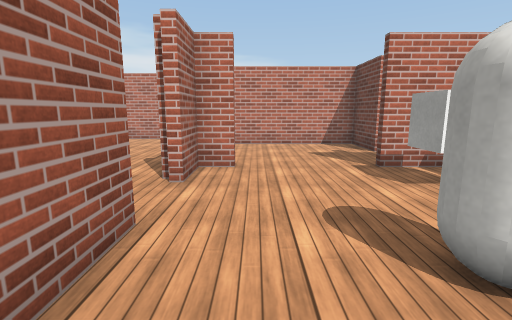
[1] (above)

24 first-person views from a walk through a Unity game level. The camera is 1.3 m above the floor, tilts 10° down and sees 85° across. The floor is counted in squares, 1 m on a side. Each view is taken from the middle of a square. On the plan, view 1 faces up. The plan holds only what a view shows up to about 13 squares ahead; the rest is blank. The place goes on beyond the plan. Surface patterns are stand-ins for the level's own textures.

[2]
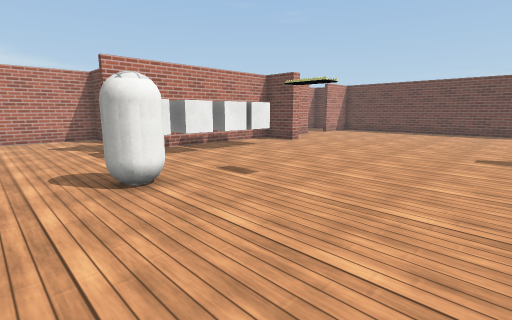

[3]
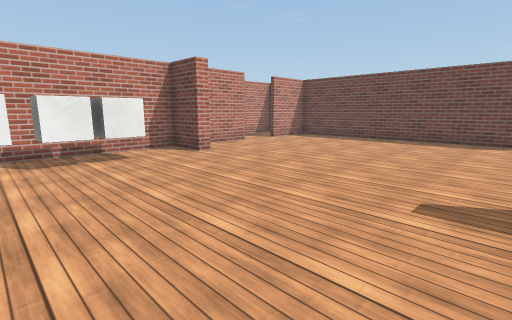

[4]
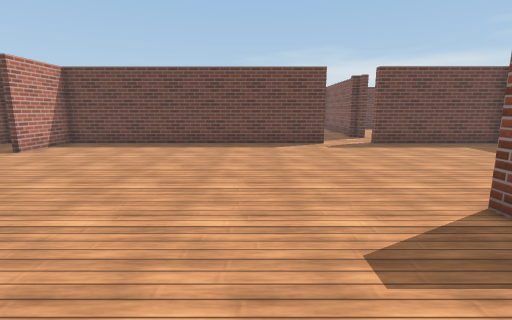

[5]
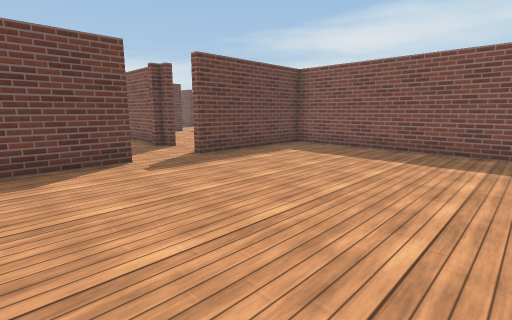

[6]
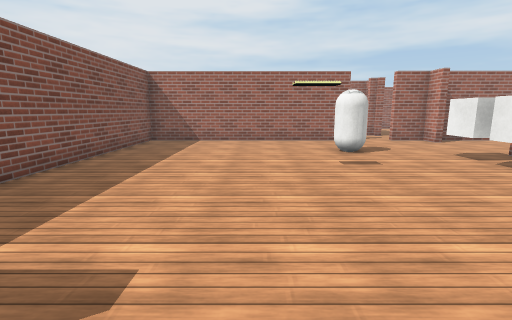

[7]
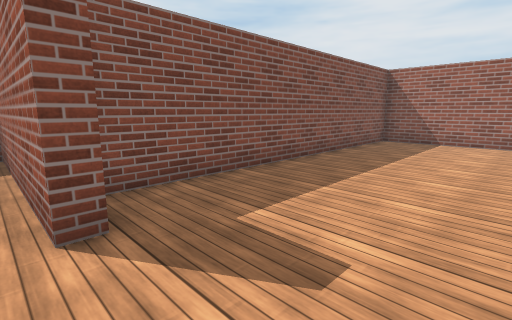

[8]
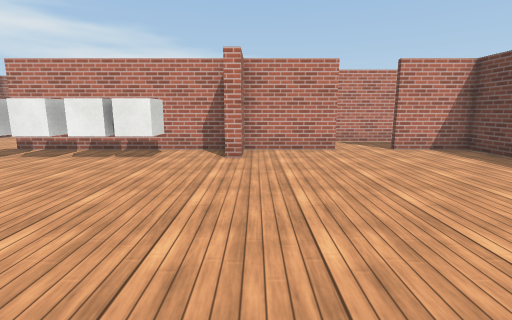

[9]
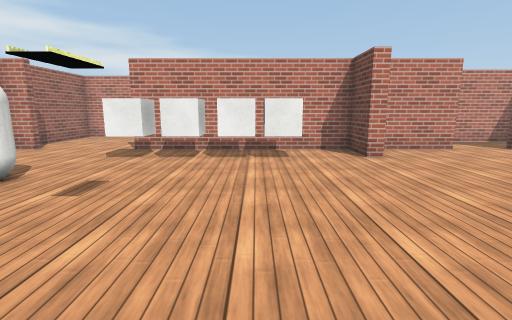

[10]
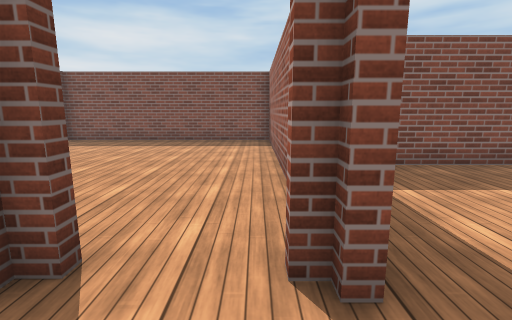

[11]
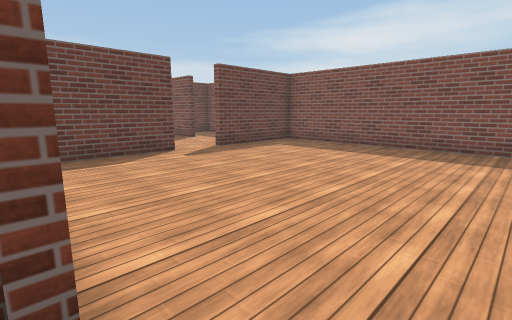

[12]
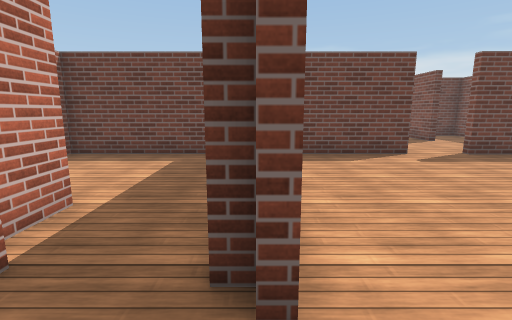

[13]
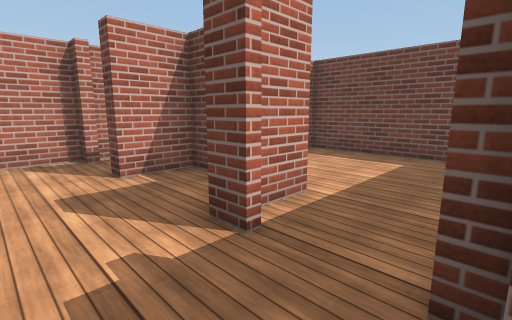

[14]
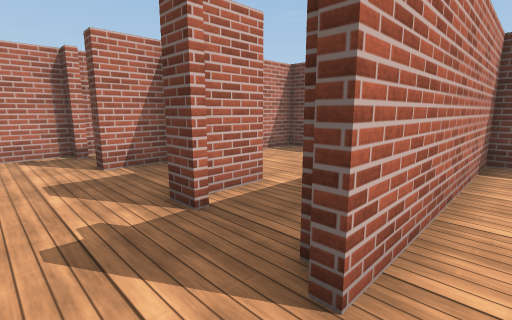

[15]
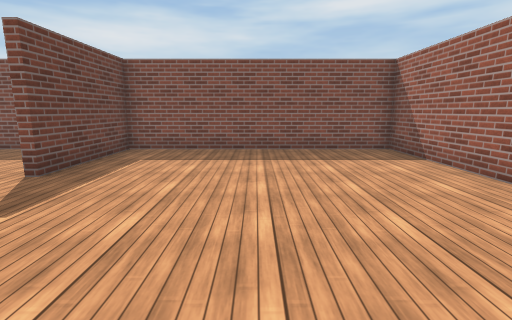

[16]
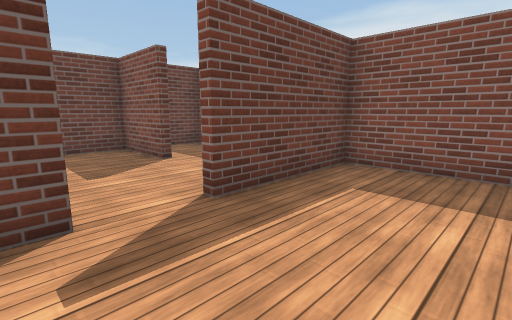

[17]
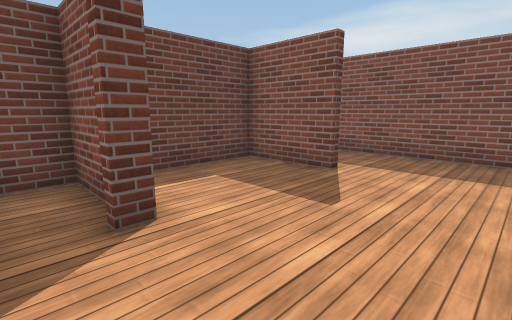

[18]
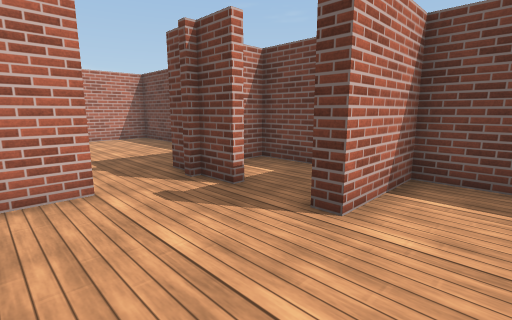

[19]
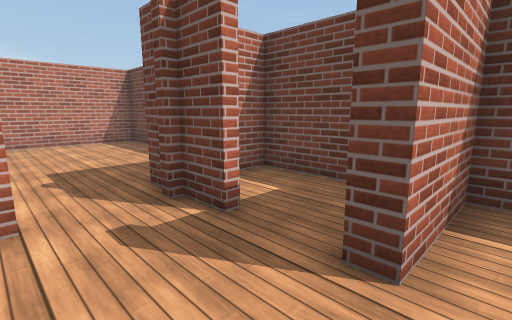

[20]
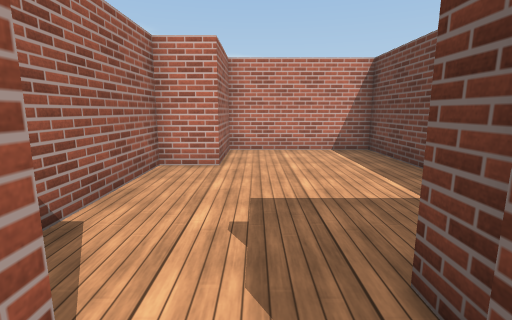

[21]
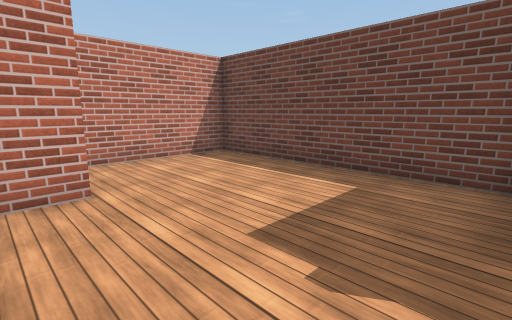

[22]
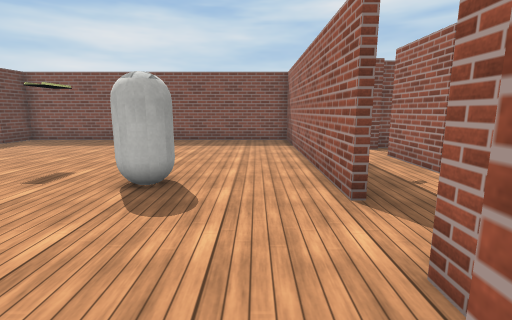

[23]
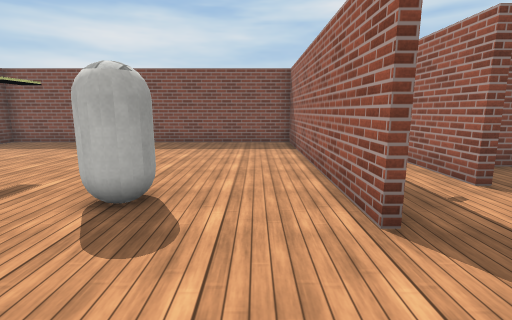

[24]
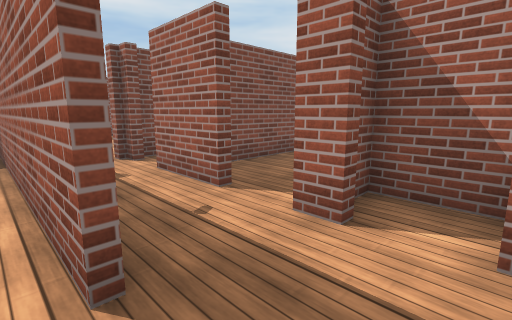

### Floor plan
Ten units are one square. View 1 is at (0, 0); x grows to the right and y downward. Boxes are objects, and circles mark ways between rooms. Rooms are numbered by the first view taken in them; rooms with no view inside come last. Other rooms are left out.
<svg viewBox="-53 -115 396 285">
<path fill="none" stroke="#000" d="M106 -61 106 -48 101 -48 101 -64 29 -64M138 -64 105 -64M38 -89 38 -110 -9 -110M-14 -31 -14 56 101 56 101 41 106 41 106 107 181 107 181 56 185 56M-4 -64 -14 -64 -14 -50M181 38 181 -64 156 -64M-14 -102 -14 -71M228 34 214 34M219 60 242 60M205 63 205 60 209 60 209 56M274 45 274 4 259 4M274 108 274 63 205 63M184 91 184 165 274 165 274 124M311 135 338 135 338 94 312 94 312 89M312 74 312 61M283 165 338 165 338 151M292 63 280 63M312 59 312 50M338 49 338 -24 292 -24 292 4 277 4 277 42M209 40 209 32M225 10 225 4 209 4M209 -18 209 -24 192 -24M209 4 209 -1M-42 24 -39 24 -39 29M-37 28 -37 32M-39 -12 -39 11M-48 28 -42 28M322 92 338 92 338 55 330 55"/>
<rect x="15" y="-25" width="10" height="10" fill="#bbb"><title>capsule</title></rect>
<rect x="25" y="-55" width="10" height="10" fill="#bbb"><title>cube</title></rect>
<rect x="35" y="-55" width="20" height="10" fill="#bbb"><title>cube</title></rect>
<rect x="55" y="-55" width="10" height="10" fill="#bbb"><title>cube</title></rect>
<rect x="65" y="-55" width="20" height="10" fill="#bbb"><title>cube</title></rect>
<circle cx="180" cy="45" r="3" fill="#2a7"/>
<circle cx="195" cy="60" r="3" fill="#2a7"/>
<circle cx="195" cy="30" r="3" fill="#2a7"/>
<circle cx="270" cy="115" r="3" fill="#2a7"/>
<circle cx="300" cy="60" r="3" fill="#2a7"/>
<circle cx="320" cy="80" r="3" fill="#2a7"/>
<circle cx="195" cy="0" r="3" fill="#2a7"/>
<text x="80" y="0">1</text>
<text x="230" y="40">2</text>
<text x="230" y="110">3</text>
<text x="300" y="120">4</text>
<text x="310" y="20">5</text>
<text x="200" y="20">6</text>
<text x="200" y="-10">7</text>
<text x="-30" y="10">8</text>
<text x="320" y="70">9</text>
</svg>
Room 1 opens to room 2. Room 2 opens to room 3. Room 2 opens to room 6. Room 3 opens to room 4. Room 4 opens to room 5. Room 4 opens to room 9. Room 6 opens to room 7.

Where each view was taken, in squares from view 1:
view 1: 0 up, 0 right, facing up
view 2: 3 down, 0 right, facing up-right
view 3: 3 down, 5 right, facing up-right
view 4: 1 down, 7 right, facing right
view 5: 1 down, 11 right, facing down-right
view 6: 1 down, 11 right, facing left
view 7: 1 down, 11 right, facing down-left
view 8: 3 down, 11 right, facing up
view 9: 3 down, 7 right, facing up
view 10: 4 down, 19 right, facing down
view 11: 6 down, 19 right, facing down-right
view 12: 6 down, 19 right, facing right
view 13: 6 down, 19 right, facing up-right
view 14: 7 down, 19 right, facing up-right
view 15: 7 down, 23 right, facing down
view 16: 10 down, 24 right, facing down-right
view 17: 8 down, 28 right, facing down-right
view 18: 11 down, 28 right, facing up-right
view 19: 10 down, 29 right, facing up-right
view 20: 7 down, 30 right, facing up
view 21: 5 down, 28 right, facing up-right
view 22: 7 up, 0 right, facing down
view 23: 6 up, 0 right, facing down
view 24: 5 up, 1 left, facing down-left
